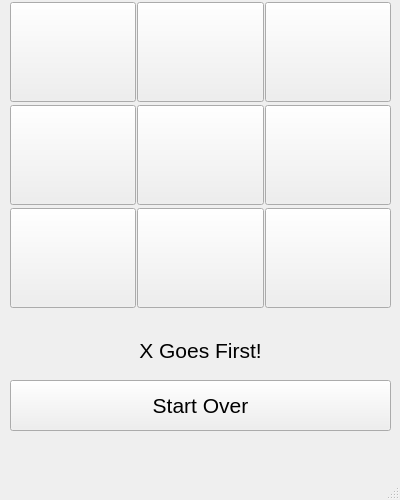
<?xml version="1.0" encoding="UTF-8"?>
<ui version="4.0">
 <class>MainWindow</class>
 <widget class="QMainWindow" name="MainWindow">
  <property name="geometry">
   <rect>
    <x>0</x>
    <y>0</y>
    <width>400</width>
    <height>500</height>
   </rect>
  </property>
  <property name="windowTitle">
   <string>MainWindow</string>
  </property>
  <widget class="QWidget" name="centralwidget">
   <widget class="QWidget" name="gridLayoutWidget">
    <property name="geometry">
     <rect>
      <x>10</x>
      <y>0</y>
      <width>381</width>
      <height>311</height>
     </rect>
    </property>
    <property name="sizePolicy">
     <sizepolicy hsizetype="Preferred" vsizetype="Preferred">
      <horstretch>100</horstretch>
      <verstretch>100</verstretch>
     </sizepolicy>
    </property>
    <property name="minimumSize">
     <size>
      <width>100</width>
      <height>100</height>
     </size>
    </property>
    <layout class="QGridLayout" name="gridLayout">
     <property name="spacing">
      <number>1</number>
     </property>
     <item row="0" column="0">
      <widget class="QPushButton" name="pushButton_1">
       <property name="sizePolicy">
        <sizepolicy hsizetype="Minimum" vsizetype="Fixed">
         <horstretch>100</horstretch>
         <verstretch>100</verstretch>
        </sizepolicy>
       </property>
       <property name="minimumSize">
        <size>
         <width>100</width>
         <height>100</height>
        </size>
       </property>
       <property name="font">
        <font>
         <pointsize>48</pointsize>
        </font>
       </property>
       <property name="text">
        <string/>
       </property>
      </widget>
     </item>
     <item row="0" column="1">
      <widget class="QPushButton" name="pushButton_4">
       <property name="sizePolicy">
        <sizepolicy hsizetype="Minimum" vsizetype="Fixed">
         <horstretch>100</horstretch>
         <verstretch>100</verstretch>
        </sizepolicy>
       </property>
       <property name="minimumSize">
        <size>
         <width>100</width>
         <height>100</height>
        </size>
       </property>
       <property name="font">
        <font>
         <pointsize>48</pointsize>
        </font>
       </property>
       <property name="text">
        <string/>
       </property>
      </widget>
     </item>
     <item row="1" column="1">
      <widget class="QPushButton" name="pushButton_5">
       <property name="sizePolicy">
        <sizepolicy hsizetype="Minimum" vsizetype="Fixed">
         <horstretch>100</horstretch>
         <verstretch>100</verstretch>
        </sizepolicy>
       </property>
       <property name="minimumSize">
        <size>
         <width>100</width>
         <height>100</height>
        </size>
       </property>
       <property name="font">
        <font>
         <pointsize>48</pointsize>
        </font>
       </property>
       <property name="text">
        <string/>
       </property>
      </widget>
     </item>
     <item row="1" column="0">
      <widget class="QPushButton" name="pushButton_2">
       <property name="sizePolicy">
        <sizepolicy hsizetype="Minimum" vsizetype="Fixed">
         <horstretch>100</horstretch>
         <verstretch>100</verstretch>
        </sizepolicy>
       </property>
       <property name="minimumSize">
        <size>
         <width>100</width>
         <height>100</height>
        </size>
       </property>
       <property name="font">
        <font>
         <pointsize>48</pointsize>
        </font>
       </property>
       <property name="text">
        <string/>
       </property>
      </widget>
     </item>
     <item row="2" column="0">
      <widget class="QPushButton" name="pushButton_3">
       <property name="sizePolicy">
        <sizepolicy hsizetype="Minimum" vsizetype="Fixed">
         <horstretch>100</horstretch>
         <verstretch>100</verstretch>
        </sizepolicy>
       </property>
       <property name="minimumSize">
        <size>
         <width>100</width>
         <height>100</height>
        </size>
       </property>
       <property name="font">
        <font>
         <pointsize>48</pointsize>
        </font>
       </property>
       <property name="text">
        <string/>
       </property>
      </widget>
     </item>
     <item row="2" column="1">
      <widget class="QPushButton" name="pushButton_6">
       <property name="sizePolicy">
        <sizepolicy hsizetype="Minimum" vsizetype="Fixed">
         <horstretch>100</horstretch>
         <verstretch>100</verstretch>
        </sizepolicy>
       </property>
       <property name="minimumSize">
        <size>
         <width>100</width>
         <height>100</height>
        </size>
       </property>
       <property name="font">
        <font>
         <pointsize>48</pointsize>
        </font>
       </property>
       <property name="text">
        <string/>
       </property>
      </widget>
     </item>
     <item row="0" column="2">
      <widget class="QPushButton" name="pushButton_7">
       <property name="sizePolicy">
        <sizepolicy hsizetype="Minimum" vsizetype="Fixed">
         <horstretch>100</horstretch>
         <verstretch>100</verstretch>
        </sizepolicy>
       </property>
       <property name="minimumSize">
        <size>
         <width>100</width>
         <height>100</height>
        </size>
       </property>
       <property name="font">
        <font>
         <pointsize>48</pointsize>
        </font>
       </property>
       <property name="text">
        <string/>
       </property>
      </widget>
     </item>
     <item row="1" column="2">
      <widget class="QPushButton" name="pushButton_8">
       <property name="sizePolicy">
        <sizepolicy hsizetype="Minimum" vsizetype="Fixed">
         <horstretch>100</horstretch>
         <verstretch>100</verstretch>
        </sizepolicy>
       </property>
       <property name="minimumSize">
        <size>
         <width>100</width>
         <height>100</height>
        </size>
       </property>
       <property name="font">
        <font>
         <pointsize>48</pointsize>
        </font>
       </property>
       <property name="text">
        <string/>
       </property>
      </widget>
     </item>
     <item row="2" column="2">
      <widget class="QPushButton" name="pushButton_9">
       <property name="sizePolicy">
        <sizepolicy hsizetype="Minimum" vsizetype="Fixed">
         <horstretch>100</horstretch>
         <verstretch>100</verstretch>
        </sizepolicy>
       </property>
       <property name="minimumSize">
        <size>
         <width>100</width>
         <height>100</height>
        </size>
       </property>
       <property name="font">
        <font>
         <pointsize>48</pointsize>
        </font>
       </property>
       <property name="text">
        <string/>
       </property>
      </widget>
     </item>
    </layout>
   </widget>
   <widget class="QPushButton" name="pushButton_10">
    <property name="geometry">
     <rect>
      <x>10</x>
      <y>380</y>
      <width>381</width>
      <height>51</height>
     </rect>
    </property>
    <property name="font">
     <font>
      <pointsize>16</pointsize>
     </font>
    </property>
    <property name="text">
     <string>Start Over</string>
    </property>
   </widget>
   <widget class="QLabel" name="label">
    <property name="geometry">
     <rect>
      <x>10</x>
      <y>330</y>
      <width>381</width>
      <height>41</height>
     </rect>
    </property>
    <property name="font">
     <font>
      <pointsize>16</pointsize>
     </font>
    </property>
    <property name="text">
     <string>X Goes First!</string>
    </property>
    <property name="alignment">
     <set>Qt::AlignCenter</set>
    </property>
   </widget>
  </widget>
  <widget class="QMenuBar" name="menubar">
   <property name="geometry">
    <rect>
     <x>0</x>
     <y>0</y>
     <width>400</width>
     <height>26</height>
    </rect>
   </property>
  </widget>
  <widget class="QStatusBar" name="statusbar"/>
 </widget>
 <resources/>
 <connections/>
</ui>
